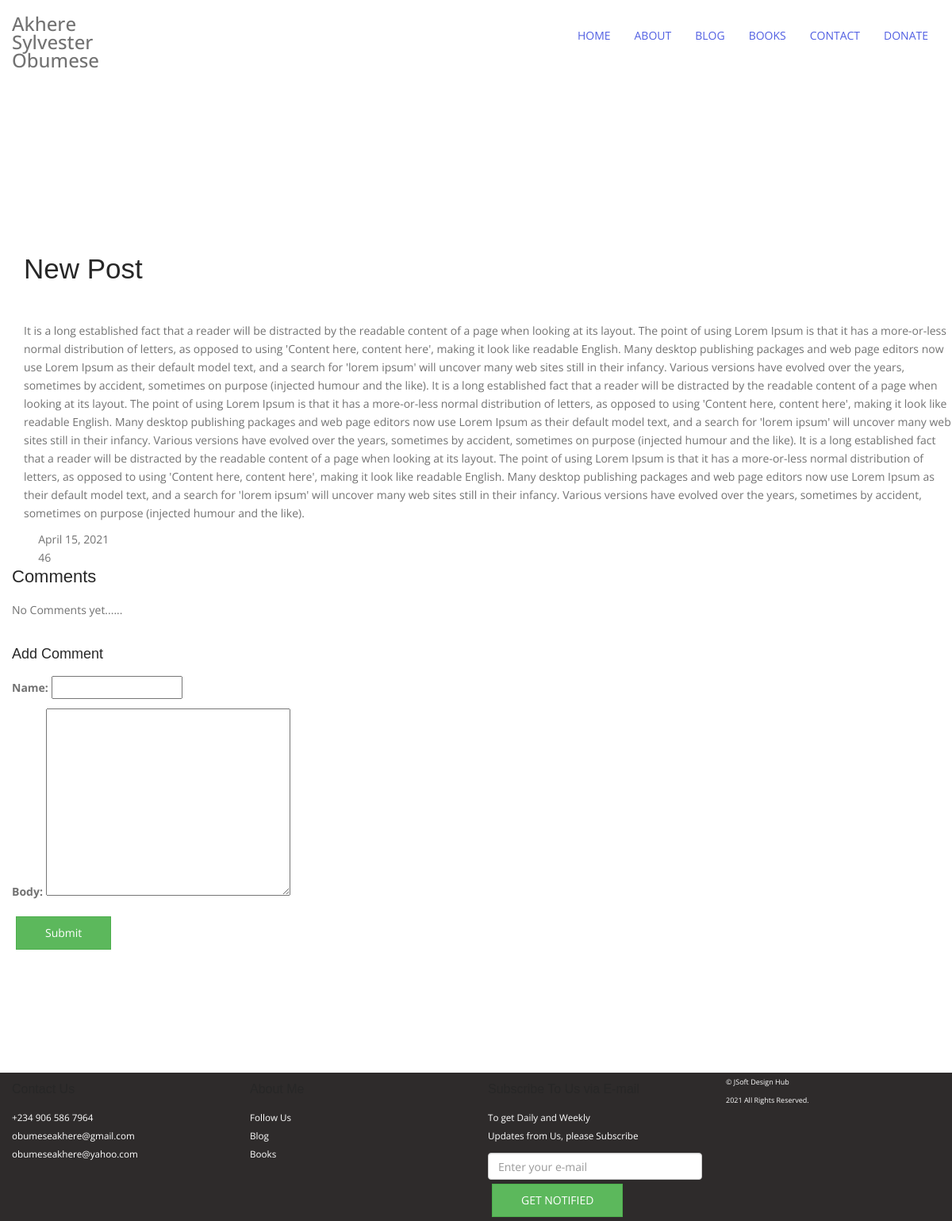
The app's page /new-post/ with its own data.
### main/models.py (models this page shows)
class Blog(models.Model):
    title = models.CharField(max_length=100, unique=True)
    slug = models.SlugField(max_length=100, unique=True)
    body = models.TextField(blank=True, null=True)
    fimage = models.ImageField(upload_to="uploaded/")
    posted = models.DateField(db_index=True, auto_now_add=True)

### main/views.py (the view)
# urls.py: path('<slug:slug>/', views.view_post, name='view_post')
def view_post(request, slug):
    post = Blog.objects.get(slug=slug)
    if request.method == 'POST':
        form = CommentForm(request.POST)
        if form.is_valid():
            comment = form.save(commit=False)
            comment.post = post
            comment.save()
    else:
        form = CommentForm()
    return render(request, 'main/view_post.html', {'post': post, 'form': form})

### main/forms.py
class CommentForm(forms.ModelForm):
    class Meta:
        model = Comment
        fields = ('name', 'body')

### main/templates/main/view_post.html (shortened to what this page needs)
{% load static %}
<!doctype html>
<html lang="en">
  <head>
    <link rel="stylesheet" type="text/css" href=" {% static 'assets/js/bootstrap/bootstrap.min.css' %} ">
<link rel="stylesheet" href=" {% static 'assets/js/megamenu/stylesheets/screen.css' %}">
<link rel="stylesheet" href=" {% static 'assets/css/theme-default.css' %}" type="text/css">
<link rel="stylesheet" href=" {% static 'assets/js/loaders/stylesheets/screen.css' %}">
<link rel="stylesheet" href=" {% static 'assets/css/corporate.css' %} " type="text/css">
<link rel="stylesheet" href=" {% static 'assets/fonts/font-awesome/css/font-awesome.min.css' %}" type="text/css">
<link rel="stylesheet" type="text/css" href=" {% static 'assets/fonts/Simple-Line-Icons-Webfont/simple-line-icons.css' %}" media="screen" />
<link rel="stylesheet" href=" {% static 'assets/fonts/et-line-font/et-line-font.css' %} ">
<link rel="stylesheet" type="text/css" href=" {% static 'assets/js/revolution-slider/css/settings.css' %}">
<link rel="stylesheet" type="text/css" href=" {% static 'assets/js/revolution-slider/css/layers.css' %}">
<link rel="stylesheet" type="text/css" href=" {% static 'assets/js/revolution-slider/css/navigation.css' %}">
<link rel="stylesheet" href=" {% static 'assets/js/parallax/main.css' %}">
<link rel="stylesheet" type="text/css" href=" {% static 'assets/js/cubeportfolio/cubeportfolio.min.css' %} ">
<link href=" {% static 'assets/js/owl-carousel/owl.carousel.css' %}" rel="stylesheet">
<link href=" {% static 'assets/js/owl-carousel/owl.theme.css' %} " rel="stylesheet">
<link href=" {% static 'assets/js/tabs/css/responsive-tabs.css' %}" rel="stylesheet" type="text/css" media="all" />
<link rel="stylesheet" href=" {% static 'assets/fonts/pe-icon-7-stroke/css/pe-icon-7-stroke.css' %} ">
<link rel="stylesheet" href=" {% static 'assets/js/ytplayer/ytplayer.css' %}" />
<link href=" {% static 'assets/js/accordion/css/smk-accordion.css' %}" rel="stylesheet">
<link rel="stylesheet" href=" {% static 'assets/js/magnific-popup/magnific-popup.css'%} ">
<link rel="stylesheet" href=" {% static 'assets/fonts/pe-icon-7-stroke/css/pe-icon-7-stroke.css'%} ">
  </head>
  <body>
    <div class="wrapper-boxed ">
        <div class="site-wrapper">
            <div class="col-md-12 nopadding">
                <div class="header-section style1 pin-style">
                  <div class="container">
                     <div class="mod-menu">
                        <div class="row">
                        <div class="col-sm-2"> <a href=""  class="logo rehh style-2 title font-weight-5"> Akhere Sylvester Obumese </a> </div>
                        <div class="col-sm-10">
                        <div class="main-nav">
                      <div id="menu" class="collapse">
                        <ul class="nav navbar-nav ">
                       <li class="mega-menu active">  <a href="{% url 'index' %}">Home</a> </li>
                          <li class="active"> <a href="{% url 'about' %}">About</a></li>
                          <li class="active"> <a href="{% url 'blog' %}">Blog</a></li>
                          <li class="active"> <a href="{% url 'books' %}">Books</a></li>
                          <li class="active"> <a href="#contact">Contact</a></li>
                          <li class="active"> <a href="https://paystack.com/pay/3vj0voubfe">Donate</a></li>
                        </ul>
                      </div>
                    </div>
                  </div>
                </div>
              </div>
                  </div>
                </div>
            </div>
        </div>
    </div>
 <div class="container">
        <section class="sec-bpadding-2">
            <div class="container">
              <div class="row">
             <div class="col-sm-12">
                  <div class="sec-title-container text-center">
                    <h2 class="font-weight-6 less-mar-1 line-height-5"><br/>
                      </h2>
                  </div>
                </div>
                <div>
                    <div class="col-md-12 col-sm-12 col-xs-12">
                        <br>
                        <br>
                      <div class="text-box">
                        <h2 class="less-mar-1 title">{{ post.title }}</h2>
                        <br>
                        <br>
                       <p>{{ post.body | safe }}</p>
                       <div class="date-info-box">
                       <div class="box-left">
                       <i class="fa fa-calendar" aria-hidden="true"></i>&nbsp;
                        {{post.posted}}
                       </div>
                       <div class="box-right">
                       <i class="fa fa-comments-o" aria-hidden="true"></i>&nbsp; 46
                       </div>
                       </div>
                      </div>
                  </div>
                  <br>
                  <br>
                  <br>
                  <br>
                    <h4 class="subtitle"> Comments </h4>
                    {%for comment in post.comments.all %}
                    <article class="media">
                        <div class="media-content">
                            <p>
                                <strong>{{ comment.name }}</strong> <small>{{ comment.date_added|timesince }} ago</small>
                                <br>
                                {{ comment.body}}
                            </p>
                        </div>
                    </article>
                    {%empty%}
                    <div class="notification">
                        No Comments yet......
                    </div>
                {% endfor %}
                <br>
                <h5 class="subtitle">Add Comment</h5>
                <form method="POST" action=".">
                    {{ form.as_p }}
                    <div class="field">
                        <div class="control">
                            <button class="btn btn-success">Submit</button>
                        </div>
                    </div>
                </form>
                </div>
              </div>
            </div>
          </section>
 </div>
<footer class="container-fluid ft">
    <div class="row py-5">
        <div class="col-lg-3">
            <h6 id="contact">Contact Us</h6>
            <p>+234 906 586 7964<br>
            obumeseakhere@gmail.com<br>
            obumeseakhere@yahoo.com</p>
        </div>
        <div class="col-lg-3">
            <h6>About Me</h6>
            <p>Follow Us<br>
            Blog<br>
        Books</p>
        </div>
        <div class="col-lg-3">
            <h6>Subscribe To Us via E-mail</h6>
            <p>To get Daily and Weekly<br>
            Updates from Us, please Subscribe</p>
            <input type="email" placeholder="Enter your e-mail" class="form-control" id="exampleInputEmail1" aria-describedby="emailHelp">
				<button class="btn btn-success mt-1">GET NOTIFIED</button>
        </div>
        <div class="col-lg-3 mb-1">
            <p style="font-size: xx-small;">&copy;  JSoft Design Hub <br>2021 All Rights Reserved.</p>
        </div>
    </div>
</footer>
  </body>
</html>

### static/assets/js/megamenu/stylesheets/screen.css (style rules this page uses)
*:focus, button:focus, input:focus, *, input, button, *:active, input:active, button:active, .bootstrap-select .btn:focus, option { outline: none !important; outline: 0px !important; }
.header-section { font-family: 'Open Sans', sans-serif; background-color: #020203; padding-top: 5px; }
.header-section .container { max-width: 1200px; width: auto; }
.header-section .logo { display: inline-block; margin-top: 18px; }
.header-section .logo.style-2 { margin-top: 18px; }
.header-section .row { position: static; }
.header-section .row > * { position: static; }
.header-section .mod-menu { position: relative; z-index: 999; }
.header-section ul { list-style: none; padding: 0px; margin: 0 0 0 10px; }
.header-section ul li { text-transform: uppercase; position: relative; }
.header-section ul li a { color: #fff; background: none !important; padding: 30px 15px; text-decoration: none !important; }
.header-section ul li.active > a { color: #505ee2; }
.header-section ul li.mega-menu { position: static; }
.header-section #menu { float: right; }
.header-section .main-nav .nav { float: none; }
.header-section.style1 { position:relative; background-color:transparent; border-bottom:1px solid rgba(255, 255, 255, 0.2); }
.header-section.style1 ul li a { padding: 35px 15px; }
@media only screen and (min-width: 1001px) { .header-section { top: 0px; left: 0px; width: 100%; z-index: 999; padding-top:0px; padding-bottom:0px; } }
@media only screen and (min-width: 1001px) { .header-section.pin-style .mod-menu { border: none !important; } }
@media only screen and (min-width: 1001px) { .header-section ul li:hover > a, .header-section ul li.active > a { color: #505ee2; } }
@media only screen and (min-width: 1001px) { #menu { display: block; } }

### main/templates/main/view_post.html (style rules this page uses)
.ft { background-color:rgb(46, 43, 43); color: white; font-size: smaller; }
.rehh { font-size: x-large; font-weight: 500; width: fit-content; }

### records on screen
Blog: title "New Post", body "It is a long established fact that a reader will be distracted by the readable content of a page when looking at its layout. The point of using Lorem Ipsum is that it has a more-or-less normal distribution of letters, as opposed to using 'Content here, content here', making it look like readable English. Many desktop publishing packages and web page editors now use Lorem Ipsum as their default model text, and a search for 'lorem ipsum' will uncover many web sites still in their infancy. Various versions have evolved over the years, sometimes by accident, sometimes on purpose (injected humour and the like). It is a long established fact that a reader will be distracted by the readable…", posted "April 15, 2021"
